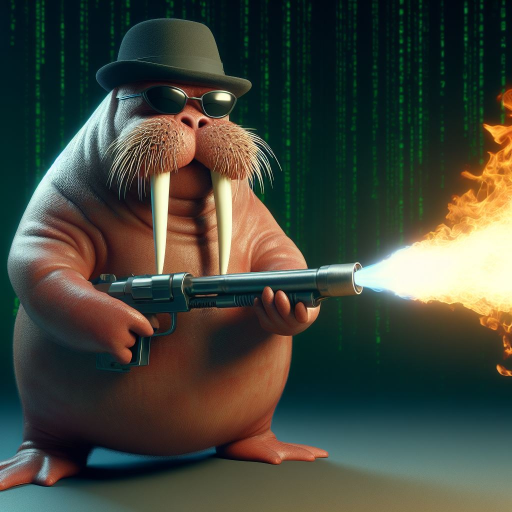
#> input picture image.jpg, 1024 x 1024 px (shown at 1/2 size)
$ python main.py
#> lines starting #> are read from the running program, lines starting #| are printed output that depends on the picture
import numpy as np
from PIL import Image
from matplotlib import pyplot as plt
from pickle import dump, load

# https://towardsdatascience.com/building-a-convolutional-neural-network-from-scratch-using-numpy-a22808a00a40
# https://towardsdatascience.com/convolutional-neural-networks-explained-9cc5188c4939

class ConvolutionLayer:
    '''
    Convolution layer for a Convolutional Neural Network

    Attributes
    ----------
    `kernel_num: int`
        The number of kernels (filters) associated with the convolution layer

    `kernel_size: int`
        The size of the kernels (filters) associated with the convolution layer

    Methods
    -------
    `segmentGenerator(image: np.array)` -> `height, width`
        Generate smaller segments of an image

    `forwardProp(image: np.array)` -> `convolution_output: np.array`
        Carries out the convolution for each generated portion of the image

    `back_prop(dE_dY, alpha)` -> `dE_dK: np.array`
        Calculate the gradient of the loss function
    '''

    def __init__(self, kernel_num: int, kernel_size: int) -> None:
        '''
        Initialise the Convolution layer of a Convolutional Neural Network

        Parameters
        ------
        `kernel_num: Integer`
            The number of kernels (filters) to pass through

        `kernel_size: Integer`
            The size of the kernels (filters)

        Returns
        -------
        `None`

        Example
        -------
        `cl = ConvolutionalLayer(2, 3)`
        '''

        self.kernel_num = kernel_num
        self.kernel_size = kernel_size

        # Generate kernels x*y in size with random variables to be trained, normalisation by with kernel_size ** 2
        self.kernels = np.random.randn(kernel_num, kernel_size, kernel_size) / kernel_size ** 2

    def segmentGenerator(self, image: np.array):
        '''
        Generate smaller segments of an image

        Parameters
        ----------
        `image: np.array`
            numpy array representation of the image

        Returns
        -------
        `Portion: np.array`
            The portion of the image

        `Height: int`
            The starting height value of the portion

        `Width: int`
            The starting width value of the portion

        ### Yields each portion of the image with respect to the kernel size
        '''
        height, width, *_ = image.shape
        self.image = image

        for h in range(height-self.kernel_size+1):
            for w in range(width-self.kernel_size+1):
                segment = image[h:h+(self.kernel_size), w:w+(self.kernel_size)]
                yield segment, h, w

    def forwardProp(self, image: np.array):
        '''
        Carries out the convolution for each generated portion of the image

        Parameters
        ----------
        `image: np.array`
            numpy array representation of the image

        Returns
        -------
        `convolution_output: np.array`
            Output of the convolution layer
        '''

        image_height,image_width,*_ = image.shape

        # Create an array of zeros with the size of the convolution output that will be modified.
        convolution_output = np.zeros((image_height-self.kernel_size+1, image_width-self.kernel_size+1, self.kernel_num))

        # Run convolution on each segment of the image
        # Convolution = Sum of Segments x Kernels to apply bias
        for segment, h, w in self.segmentGenerator(image):

            convolution_output[h,w] = np.sum(segment*self.kernels)

        return convolution_output

    # [23 lines left out: function back_prop, not called in this run]

class PoolingLayer:
    '''
    Pooling layer for a Convolutional Neural Network

    Attributes
    ----------
    `kernel_size: int`
        The size of the kernels (filters) associated with the pooling layer

    Methods
    -------
    `segmentGenerator(image: np.array)` -> `segment, height, width`
        Generate smaller segments of an image

    `forwardProp(image: np.array)` -> `max_pooling_output: np.array`
        Carries out the max pooling for each generated portion of the image

    `back_prop(dE_dY, alpha)` -> `dE_dK: np.array`
        Calculate the gradient of the loss function
    '''

    def __init__(self, kernel_size: int) -> None:
        '''
        Initialise the Pooling layer of a Convolutional Neural Network

        Parameters
        ----------
        `kernel_size: Integer`
            The size of the kernels (filters)

        Returns
        -------
        `None`

        Example
        -------
        `pl = PoolingLayer(2)`
        '''
        self.kernel_size = kernel_size

    def segmentGenerator(self, image: np.array):
        '''
        Generate smaller segments of an image

        Parameters
        ----------
        `image: np.array`
            numpy array representation of the image

        Returns
        -------
        `Portion: np.array`
            The portion of the image

        `Height: int`
            The starting height value of the portion

        `Width: int`
            The starting width value of the portion

        ### Yields each portion of the image with respect to the kernel size
        '''

        # Height of each segment in reference to kernels
        # `//` -> Floor division
        height = image.shape[0] // self.kernel_size
        width = image.shape[1] // self.kernel_size

        self.image = image

        for h in range(height):
            for w in range(width):
                # Create the segment of the image based on the kernel size and position
                segment = image[(h*self.kernel_size):(h*self.kernel_size+self.kernel_size), (w*self.kernel_size):(w*self.kernel_size+self.kernel_size)]
                # Yield generated object
                yield segment, h, w

    def forwardProp(self, image: np.array):
        '''
        Carries out the max pooling for each generated portion of the image

        Parameters
        ----------
        image: np.array
            numpy array representation of the image

        Returns
        -------
        max_pooling_output: np.array
            Output of the max pooling layer
        '''
        image_h, image_w, num_kernels = image.shape
        # Max val in each segment
        max_pooling_output = np.zeros((image_h//self.kernel_size, image_w//self.kernel_size, num_kernels))
        for segment, h, w in self.segmentGenerator(image):
            # np.amax -> Array maximum value of each segment
            max_pooling_output[h,w] = np.amax(segment, axis=(0,1))
        return max_pooling_output

    # [31 lines left out: function back_prop, not called in this run]

class FullyConnectedLayer:
    '''
    Fully connected layer for a Convolutional Neural Network

    Attributes
    ----------
    `input_units: int`
        The number of input units of the fully connected layer

    `output_units: int`
        The number of output units of the fully connected layer

    Methods
    -------
    `forwardProp(image: np.array)` -> `softmax_output: np.array`
        Carries out the softmax for each generated portion of the image

    `back_prop(dE_dY, alpha)` -> `dE_dX: np.array`
        Calculate the gradient of the loss function
    '''

    def __init__(self, input_units:int, output_units:int):
        '''
        Initialise the Fully connected layer of a Convolutional Neural Network

        Parameters
        ----------
        `input_units: int`
            The number of input units of the fully connected layer

        `output_units: int`
            The number of output units of the fully connected layer

        Returns
        -------
        `None`

        Example
        -------
        `fcl = FullyConnectedLayer(2, 3)`
        '''
        self.input_units = input_units
        self.output_units = output_units
        self.weight = np.random.randn(input_units, output_units)/input_units
        self.bias = np.zeros(output_units)

    def forwardProp(self, image:np.array):
        '''
        Carries out the sigmoid on the image

        Parameters
        ----------
        `image: np.array`
            numpy array representation of the image

        Returns
        -------
        sigmoid_output: float
            Output of the sigmoid function
        '''
        self.original_shape = image.shape
        image_flattened = image.flatten()
        self.flattened_input = image_flattened
        first_output = np.dot(image_flattened, self.weight) + self.bias
        self.output = first_output
        sigmoid_output = np.exp(first_output) / np.sum(np.exp(first_output), axis=0)
        return sigmoid_output

    # [50 lines left out: function back_prop, not called in this run]

class CNN:
    '''
    Convolutional Neural Network

    Attributes
    ----------
    `layers: list`
        A list of layers in the network, in the order they were applied

    Methods
    -------
    `add_layer(layer)`
        Add a layer to the neural network

    `train(image, label)`
        Train the neural network on a single image-label pair

    `predict(image)`
        Predict the label of an image
    '''

    def __init__(self, layers:list | None=None):
        '''
        Initialise the Convolutional Neural Network

        Parameters
        ----------
        `layers`: list (optional)
            A list of layers in the network, in the order they were applied

        Returns
        -------
        `None`

        Example
        -------
        `cnn = CNN([layers])`
        '''
        # Initialise the layers
        self.layers = layers if layers else [
            ConvolutionLayer(5, 3), # Output: 1020x1020x5
            PoolingLayer(4), # Output: 255x255x5 (1020/4 = 255)
            FullyConnectedLayer((255**255)*5, 10) # Output: 10
            ]

    # [47 lines left out: functions add_layer, train, not called in this run]


        # Initial gradient

        # Backprop step

    def predict(self, image):
        '''
        Predict the label of an image

        Parameters
        ----------
        `image`: np.array
            The input image to the network

        Returns
        -------
        `label`: int
            The predicted label of the image
        '''
        # Normalize the input image
        output = image/255.

        for layer in self.layers:
            output = layer.forwardProp(output)
            print(output.shape)

        print(output)
        # Return the label with the highest probability

# [130 lines left out: functions CNN_forward, CNN_backprop, CNN_training, save_params, load_params, not called in this run]


if __name__ == "__main__":

    # cl = ConvolutionLayer(5, 3)
    filename = "image.jpg"
    image = Image.open(filename).convert("L")
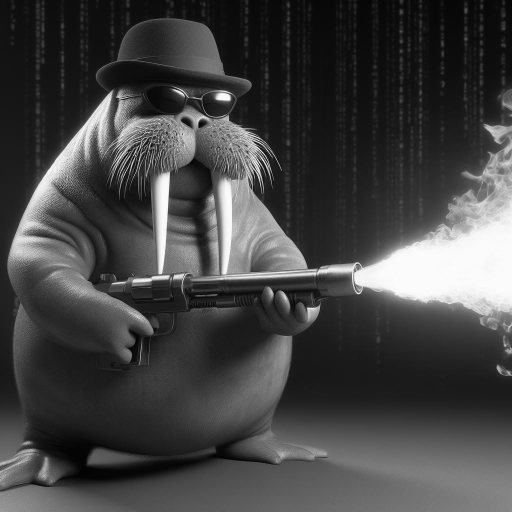
#> image: PIL image 1024x1024 L (shown at 1/2 size); min 0, max 254, mean 67.6
    image.save(f"{filename}_greyscale.jpg")
    image = np.asarray(image.resize((1024, 1024)))
    # [10 lines of commented-out code are left out]

    cnn = CNN([ConvolutionLayer(5, 3), PoolingLayer(4), FullyConnectedLayer(1020*1020, 10)])

    cnn.predict(image)
#> (the run stopped early here; a loop or call above may not have finished)
